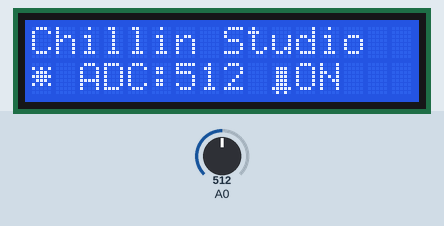
This sketch was run on a simulated Arduino Uno, built with avr-gcc and run on an emulated ATmega328P. On the bench: 16×2 character LCD. The test bench sets the inputs (shaded band); at power-on: A0 = 512.

Above: at 1.2 s.
1.3 s: A0 set to 76
At 2.2 s:
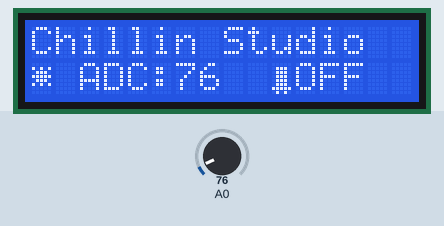
2.9 s: A0 set to 95
At 3.5 s:
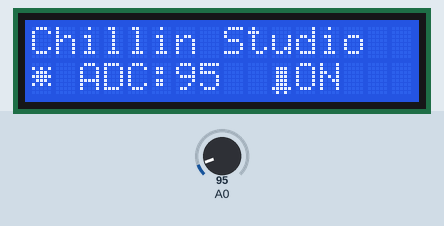
4.4 s: A0 set to 122
At 5.9 s:
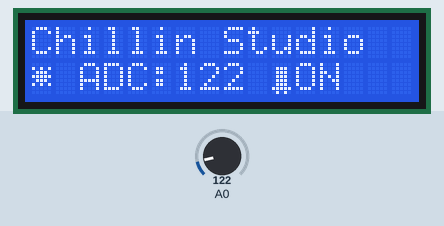
Timing chart, 0 to 7.4 s (numbered marks = the images above; inputs shaded):
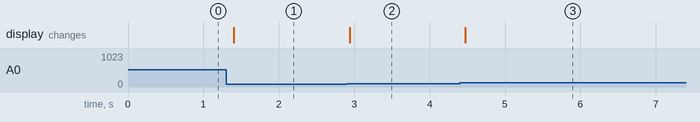

The sketch:

Photoresistor.ino
```cpp
#include "LiquidCrystal.h"

int rs = 3, en = 4, d4 = 5, d5 = 6, d6 = 7, d7 = 8;
LiquidCrystal lcd(rs,en,d4,d5,d6,d7);

byte sun_icon[] = {
  B00000,
  B10101,
  B01110,
  B11111,
  B01110,
  B10101,
  B00000,
  B00000
};

byte led_icon[] = {
  B00000,
  B01110,
  B01110,
  B01110,
  B01110,
  B01110,
  B11111,
  B01010
};


int led_pin = 10;

void setup() {
  lcd.begin(16, 2);
  lcd.setCursor(0,0);
  lcd.print("Chillin Studio");
  lcd.createChar(1, sun_icon);
  lcd.setCursor(0,1);
  lcd.write(1);
  lcd.setCursor(2,1);
  lcd.print("ADC: ");


  lcd.createChar(10,led_icon);
  lcd.setCursor(10,1);
  lcd.write(10);

}

void loop() {
  int adc_val = analogRead(A0);
  lcd.setCursor(6,1);
  lcd.print("    ");
  lcd.setCursor(6,1);
  lcd.print(adc_val);

  lcd.setCursor(11,1);
  lcd.print("    ");
  if(adc_val >= 86)
  {
    lcd.setCursor(11,1);
    digitalWrite(led_pin, HIGH);
    lcd.write("ON");
  } else if (adc_val < 86) {
    lcd.setCursor(11,1);
    digitalWrite(led_pin, LOW);
    lcd.write("OFF");
  }

  delay(100);
}
```

Measured:
- the behaviour switches between 85 and 86 on A0 (found by bisection; images 1 and 2)
- after the input at 1.3 s, the display: changes after 0.10 s (image 1)
- after the input at 2.9 s, the display: changes at once (image 2)
- after the input at 4.4 s, the display: changes after 0.07 s (image 3)
